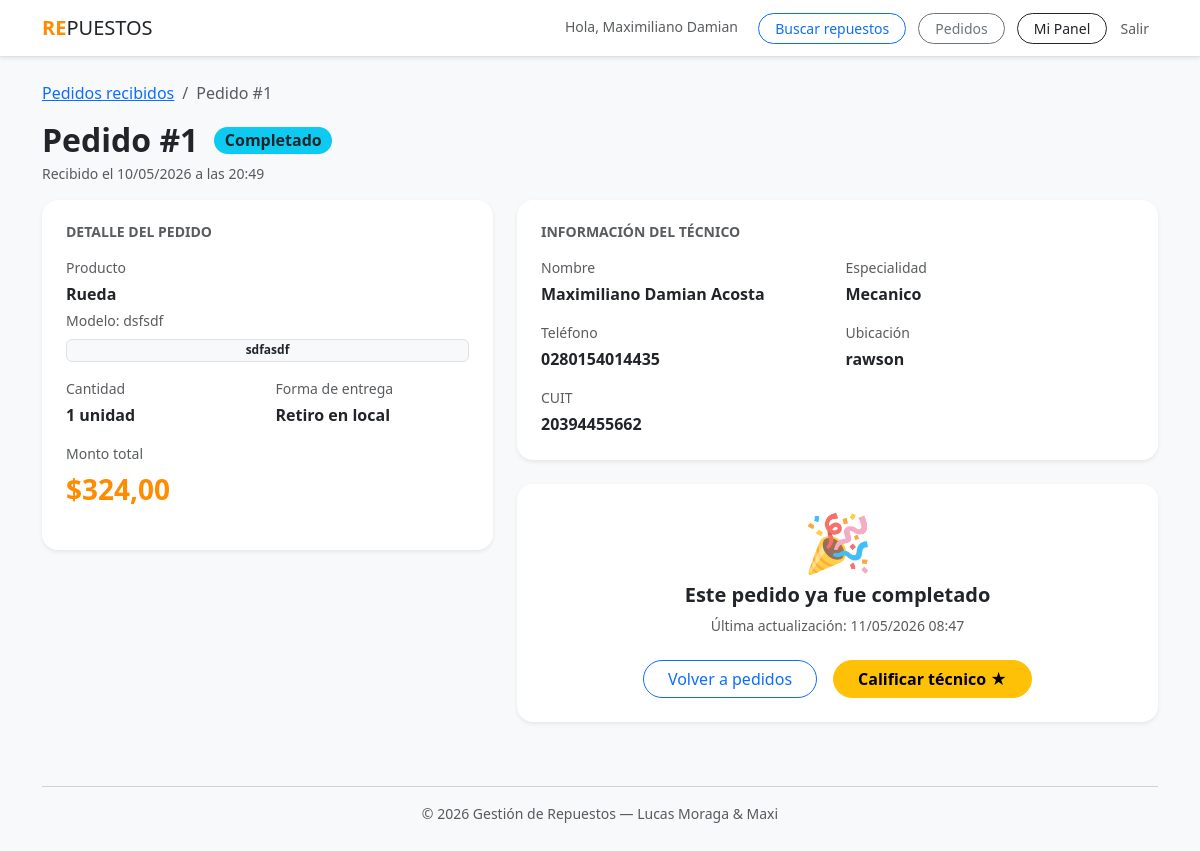
Page /pedidos/detalle/1/ (signed in) on the committed database.
### plataforma/models.py (models this page shows, shortened)
class Pedido(models.Model):
    ESTADO_CHOICES = [
        ('pendiente', 'Pendiente'),
        ('aceptado', 'Aceptado'),
        ('rechazado', 'Rechazado'),
        ('completado', 'Completado'),
        ('cancelado', 'Cancelado'),
    ]
    ENTREGA_CHOICES = [
        ('retiro', 'Retiro en local'),
        ('envio', 'Envío'),
    ]
    tecnico = models.ForeignKey(Tecnico, on_delete=models.CASCADE, related_name='pedidos')
    proveedor = models.ForeignKey(Proveedor, on_delete=models.CASCADE, related_name='pedidos_recibidos')
    producto = models.ForeignKey(Producto, on_delete=models.CASCADE, related_name='pedidos')
    cantidad = models.IntegerField()
    forma_entrega = models.CharField(max_length=10, choices=ENTREGA_CHOICES)
    estado = models.CharField(max_length=15, choices=ESTADO_CHOICES, default='pendiente')
    monto_total = models.DecimalField(max_digits=10, decimal_places=2)
    fecha_creacion = models.DateTimeField(auto_now_add=True)
    fecha_actualizacion = models.DateTimeField(auto_now=True)
    notas = models.TextField(blank=True, null=True)
    respuesta_proveedor = models.TextField(blank=True, null=True)
    class Meta:
        verbose_name = "Pedido"
        verbose_name_plural = "Pedidos"
        ordering = ['-fecha_creacion']

class Producto(models.Model):
    proveedor = models.ForeignKey(Proveedor, on_delete=models.CASCADE, related_name="productos")
    nombre = models.CharField(max_length=200)
    descripcion = models.TextField(blank=True)
    modelo = models.CharField(max_length=100, blank=True)
    categoria = models.CharField(max_length=100, choices=RUBROS_CHOICES)
    precio = models.DecimalField(max_digits=10, decimal_places=2)
    stock = models.PositiveIntegerField(default=0)
    disponible = models.BooleanField(default=True)
    class Meta:
        verbose_name = "Producto"
        verbose_name_plural = "Productos"

class Tecnico(models.Model):
    usuario = models.OneToOneField(User, on_delete=models.CASCADE)
    cuit = models.CharField(max_length=13, unique=True, null=True, blank=True)
    especialidad = models.CharField(max_length=100, choices=RUBROS_CHOICES)
    telefono = models.CharField(max_length=20, blank=True)
    ubicacion = models.CharField(max_length=200)
    estado = models.CharField(max_length=15, choices=ESTADO_USUARIO_CHOICES, default='pendiente')
    nota_admin = models.TextField(blank=True)
    is_approved = models.BooleanField(default=False)
    @property
    def calificacion_promedio(self):
        calificaciones = self.calificaciones_recibidas.all()
        if not calificaciones.exists():
            return None
        result = calificaciones.aggregate(avg_p=Avg('puntualidad'), avg_t=Avg('trato'))
        return round((result['avg_p'] + result['avg_t']) / 2, 1)
    class Meta:
        verbose_name = "Técnico"
        verbose_name_plural = "Técnicos"

### plataforma/views.py (the view)
# urls.py: path('pedidos/detalle/<int:pk>/', views.detalle_pedido_proveedor, name='detalle_pedido_proveedor'),
@login_required(login_url='login')
def detalle_pedido_proveedor(request, pk):
    proveedor = _get_proveedor_o_403(request)
    if proveedor is None:
        return redirect('dashboard')
    pedido = get_object_or_404(
        Pedido.objects.select_related('producto', 'tecnico__usuario'),
        pk=pk,
        proveedor=proveedor,
    )
    form = GestionarPedidoForm()
    return render(request, 'plataforma/detalle_pedido_proveedor.html', {
        'pedido': pedido,
        'form': form,
        'ya_calificado': pedido.calificacion_tecnico.exists(),
    })

### plataforma/context_processors.py (called while the page is built)
def pedidos_pendientes(request):
    count = 0
    if request.user.is_authenticated and hasattr(request.user, 'proveedor'):
        count = request.user.proveedor.pedidos_recibidos.filter(estado='pendiente').count()
    return {'pedidos_pendientes_count': count}

### plataforma/views.py (called while the page is built)
def _get_proveedor_o_403(request):
    if not hasattr(request.user, 'proveedor'):
        messages.error(request, 'Esta sección es solo para proveedores.')
        return None
    return request.user.proveedor

### plataforma/templates/plataforma/detalle_pedido_proveedor.html (shortened to what this page needs)
{% extends "plataforma/base.html" %}
{% block content %}
<div class="row mb-3">
    <div class="col">
        <nav aria-label="breadcrumb">
            <ol class="breadcrumb small">
                <li class="breadcrumb-item"><a href="{% url 'pedidos_recibidos' %}">Pedidos recibidos</a></li>
                <li class="breadcrumb-item active">Pedido #{{ pedido.id }}</li>
            </ol>
        </nav>
        <div class="d-flex align-items-center gap-3">
            <h2 class="fw-bold mb-0">Pedido #{{ pedido.id }}</h2>
            {% if pedido.estado == 'pendiente' %}
                <span class="badge bg-warning text-dark fs-6 rounded-pill">Pendiente de respuesta</span>
            {% elif pedido.estado == 'aceptado' %}
                <span class="badge bg-success fs-6 rounded-pill">Aceptado</span>
            {% elif pedido.estado == 'rechazado' %}
                <span class="badge bg-danger fs-6 rounded-pill">Rechazado</span>
            {% elif pedido.estado == 'completado' %}
                <span class="badge bg-info text-dark fs-6 rounded-pill">Completado</span>
            {% elif pedido.estado == 'cancelado' %}
                <span class="badge bg-secondary fs-6 rounded-pill">Cancelado por técnico</span>
            {% endif %}
        </div>
        <p class="text-muted small mt-1 mb-0">Recibido el {{ pedido.fecha_creacion|date:"d/m/Y \a \l\a\s H:i" }}</p>
    </div>
</div>
<div class="row g-4">
    <div class="col-md-5">
        <div class="card border-0 shadow-sm rounded-4 p-4 mb-4">
            <h6 class="text-muted fw-bold text-uppercase small mb-3">Detalle del pedido</h6>
            <p class="text-muted small mb-1">Producto</p>
            <p class="fw-bold mb-1">{{ pedido.producto.nombre }}</p>
            {% if pedido.producto.modelo %}
                <p class="text-muted small mb-2">Modelo: {{ pedido.producto.modelo }}</p>
            {% endif %}
            <span class="badge bg-light text-dark border mb-3">{{ pedido.producto.categoria }}</span>
            <div class="row g-3 mb-3">
                <div class="col-6">
                    <p class="text-muted small mb-1">Cantidad</p>
                    <p class="fw-bold mb-0">{{ pedido.cantidad }} unidad{{ pedido.cantidad|pluralize }}</p>
                </div>
                <div class="col-6">
                    <p class="text-muted small mb-1">Forma de entrega</p>
                    <p class="fw-bold mb-0">{{ pedido.get_forma_entrega_display }}</p>
                </div>
            </div>
            <p class="text-muted small mb-1">Monto total</p>
            <p class="fs-3 fw-bold text-primary mb-3">${{ pedido.monto_total }}</p>
        </div>
    </div>
    <div class="col-md-7">
        <div class="card border-0 shadow-sm rounded-4 p-4 mb-4">
            <h6 class="text-muted fw-bold text-uppercase small mb-3">Información del técnico</h6>
            <div class="row g-3">
                <div class="col-sm-6">
                    <p class="text-muted small mb-1">Nombre</p>
                    <p class="fw-bold mb-0">{{ pedido.tecnico.usuario.get_full_name }}</p>
                </div>
                <div class="col-sm-6">
                    <p class="text-muted small mb-1">Especialidad</p>
                    <p class="fw-bold mb-0">{{ pedido.tecnico.especialidad }}</p>
                </div>
                {% if pedido.tecnico.telefono %}
                <div class="col-sm-6">
                    <p class="text-muted small mb-1">Teléfono</p>
                    <p class="fw-bold mb-0">{{ pedido.tecnico.telefono }}</p>
                </div>
                {% endif %}
                <div class="col-sm-6">
                    <p class="text-muted small mb-1">Ubicación</p>
                    <p class="fw-bold mb-0">{{ pedido.tecnico.ubicacion }}</p>
                </div>
                {% if pedido.tecnico.cuit %}
                <div class="col-sm-6">
                    <p class="text-muted small mb-1">CUIT</p>
                    <p class="fw-bold mb-0">{{ pedido.tecnico.cuit }}</p>
                </div>
                {% endif %}
            </div>
        </div>
        {% if pedido.estado == 'pendiente' %}
        <div class="card border-0 shadow-sm rounded-4 p-4">
            <h5 class="fw-bold mb-3">Responder al técnico</h5>
            <hr>
            <form method="post" action="{% url 'gestionar_pedido' pedido.pk %}" id="formGestion">
                {% csrf_token %}
                <div class="mb-4">
                    <label class="form-label fw-bold">¿Qué querés hacer con este pedido?</label>
                    <div class="d-flex flex-column gap-2 mt-2">
                        <div class="form-check p-3 border rounded-3 cursor-pointer" id="opcion-aceptar">
                            <input class="form-check-input" type="radio" name="accion"
                                   id="accion_aceptar" value="aceptar" checked>
                            <label class="form-check-label fw-bold text-success" for="accion_aceptar">
                                ✓ Aceptar pedido
                                <span class="text-muted fw-normal small d-block">El técnico será notificado de que su pedido fue confirmado.</span>
                            </label>
                        </div>
                        <div class="form-check p-3 border rounded-3" id="opcion-rechazar">
                            <input class="form-check-input" type="radio" name="accion"
                                   id="accion_rechazar" value="rechazar">
                            <label class="form-check-label fw-bold text-danger" for="accion_rechazar">
                                ✕ Rechazar pedido
                                <span class="text-muted fw-normal small d-block">Podés indicar el motivo en el campo de abajo.</span>
                            </label>
                        </div>
                        <div class="form-check p-3 border rounded-3" id="opcion-alternativa">
                            <input class="form-check-input" type="radio" name="accion"
                                   id="accion_alternativa" value="alternativa">
                            <label class="form-check-label fw-bold text-primary" for="accion_alternativa">
                                ↔ Proponer alternativa
                                <span class="text-muted fw-normal small d-block">Sugerí un producto o condición alternativa al técnico.</span>
                            </label>
                        </div>
                    </div>
                </div>
                <div class="mb-4" id="campoRespuesta">
                    <label for="id_respuesta" class="form-label fw-bold">
                        Mensaje para el técnico
                        <span id="labelObligatorio" class="text-danger small" style="display:none;">*obligatorio</span>
                    </label>
                    <textarea name="respuesta" id="id_respuesta" class="form-control" rows="3"
                              placeholder="Escribí aquí tu mensaje, motivo o alternativa..."></textarea>
                    <p class="text-muted small mt-1" id="hintRespuesta">Opcional al aceptar o rechazar.</p>
                </div>
                <div class="d-flex gap-3">
                    <button type="submit" class="btn btn-primary rounded-pill px-5 fw-bold" id="btnSubmit">
                        Confirmar acción
                    </button>
                    <a href="{% url 'pedidos_recibidos' %}" class="btn btn-outline-secondary rounded-pill px-4">
                        Volver
                    </a>
                </div>
            </form>
        </div>
        {% else %}
        <div class="card border-0 shadow-sm rounded-4 p-4 text-center">
            <div class="display-4 text-muted mb-2">
                {% if pedido.estado == 'aceptado' %}✅
                {% elif pedido.estado == 'rechazado' %}❌
                {% elif pedido.estado == 'completado' %}🎉
                {% else %}🚫{% endif %}
            </div>
            <h5 class="fw-bold">Este pedido ya fue {{ pedido.get_estado_display|lower }}</h5>
            <p class="text-muted small">Última actualización: {{ pedido.fecha_actualizacion|date:"d/m/Y H:i" }}</p>
            <div class="d-flex gap-3 justify-content-center mt-2">
                <a href="{% url 'pedidos_recibidos' %}" class="btn btn-outline-primary rounded-pill px-4">
                    Volver a pedidos
                </a>
                {% if pedido.estado == 'completado' %}
                    {% if not ya_calificado %}
                    <a href="{% url 'calificar_tecnico' pedido.pk %}"
                       class="btn btn-warning rounded-pill px-4 fw-bold">
                        Calificar técnico ★
                    </a>
                    {% else %}
                    <span class="btn btn-outline-success rounded-pill px-4 disabled">✓ Técnico calificado</span>
                    {% endif %}
                {% endif %}
            </div>
        </div>
        {% endif %}
    </div>
</div>
{% endblock %}

### plataforma/templates/plataforma/base.html (shortened to what this page needs)
<!DOCTYPE html>
<html lang="es">
<head>
    <link href="https://cdn.jsdelivr.net/npm/bootstrap@5.3.0/dist/css/bootstrap.min.css" rel="stylesheet">
</head>
<body class="bg-light">
    <nav class="navbar navbar-expand-lg navbar-white bg-white border-bottom shadow-sm mb-4">
        <div class="container">
            <a class="navbar-brand text-dark tracking-tighter" href="{% url 'inicio' %}">
                <b>RE</b>PUESTOS
            </a>
            <div class="ms-auto">
                {% if user.is_authenticated %}
                    <span class="me-3 text-muted small">Hola, {{ user.first_name }}</span>
                    <a href="{% url 'buscar_repuestos' %}" class="btn btn-outline-primary btn-sm rounded-pill px-3 me-2">Buscar repuestos</a>
                    {% if user.tecnico %}
                        <a href="{% url 'mis_pedidos' %}" class="btn btn-outline-secondary btn-sm rounded-pill px-3 me-2">Mis pedidos</a>
                    {% elif user.proveedor %}
                        <a href="{% url 'pedidos_recibidos' %}" class="btn btn-outline-secondary btn-sm rounded-pill px-3 me-2 position-relative">
                            Pedidos
                        </a>
                    {% endif %}
                    <a href="{% url 'dashboard' %}" class="btn btn-outline-dark btn-sm rounded-pill px-3">Mi Panel</a>
                    <a href="{% url 'logout' %}" class="btn btn-link text-muted btn-sm text-decoration-none">Salir</a>
                {% else %}
                    <a href="{% url 'login' %}" class="btn btn-outline-primary btn-sm rounded-pill px-4 me-2">Ingresar</a>
                    <a href="{% url 'registro_tipo' %}" class="btn btn-primary btn-sm rounded-pill px-4">Registrarse</a>
                {% endif %}
            </div>
        </div>
    </nav>
    <div class="{% block container_class %}container{% endblock %}">
        {% block content %}{% endblock %}
    </div>
    <footer class="container text-center py-5 text-muted small">
        <hr>
        &copy; 2026 Gestión de Repuestos — Lucas Moraga & Maxi
    </footer>
</body>
</html>

### plataforma/templates/plataforma/base.html (style rules this page uses)
:root { --bs-primary: #FF8C00; --bs-primary-rgb: 255, 140, 0; --green-pastel: #F0FFF4; }
.navbar-brand b { color: var(--bs-primary); }

### rows in the picture
Pedido: id "1", fecha_creacion "10/05/2026 a las 20:49", producto.nombre "Rueda", producto.modelo "dsfsdf", producto.categoria "sdfasdf", cantidad "1", forma_entrega "Retiro en local", monto_total "324,00", tecnico.usuario.get_full_name "Maximiliano Damian Acosta", tecnico.especialidad "Mecanico", tecnico.telefono "0280154014435", tecnico.ubicacion "rawson", tecnico.cuit "20394455662", estado "completado", fecha_actualizacion "11/05/2026 08:47"

### other values in the picture
{{ user.first_name }} "Maximiliano Damian"
